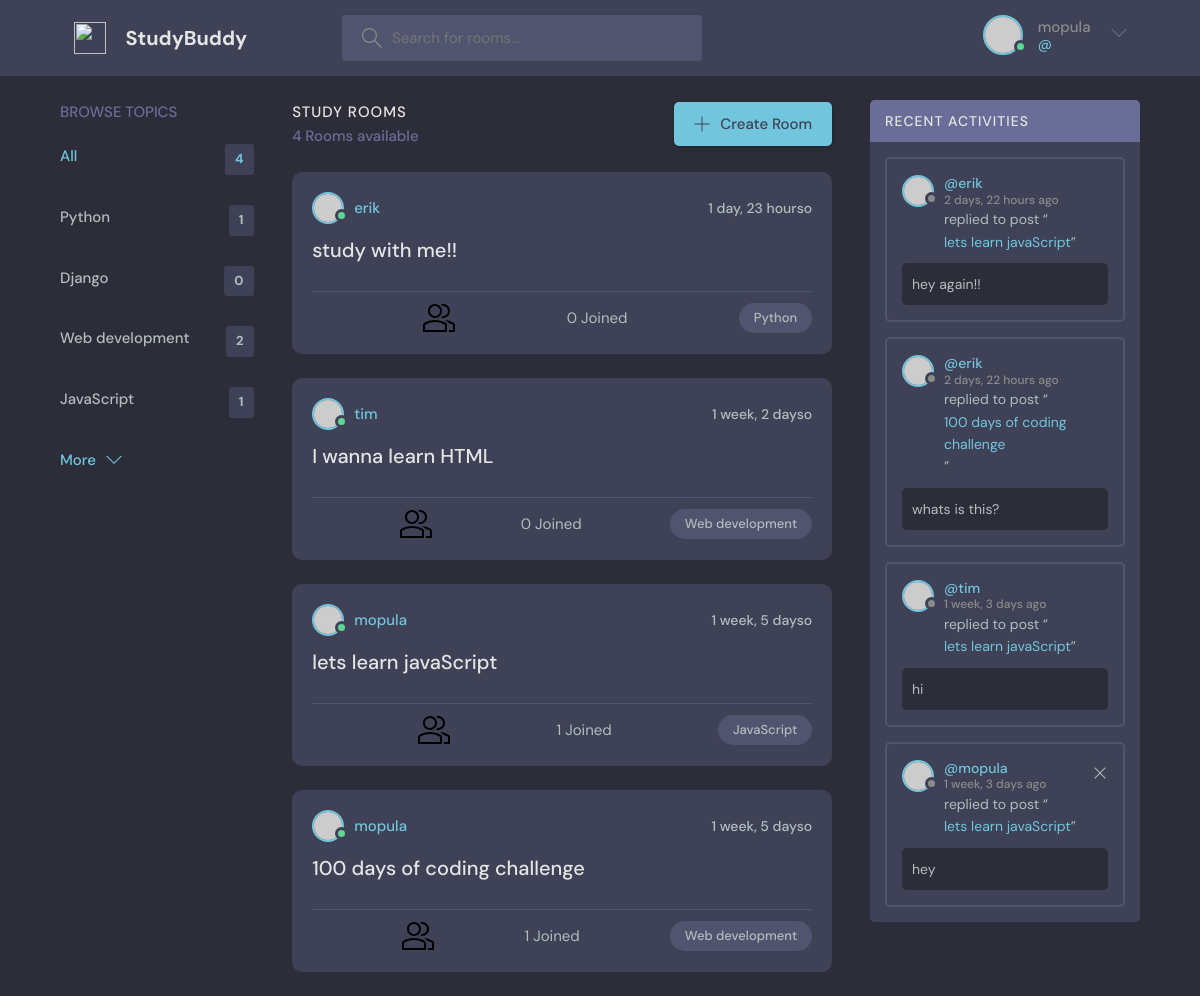
The app's page / (signed in), older data.
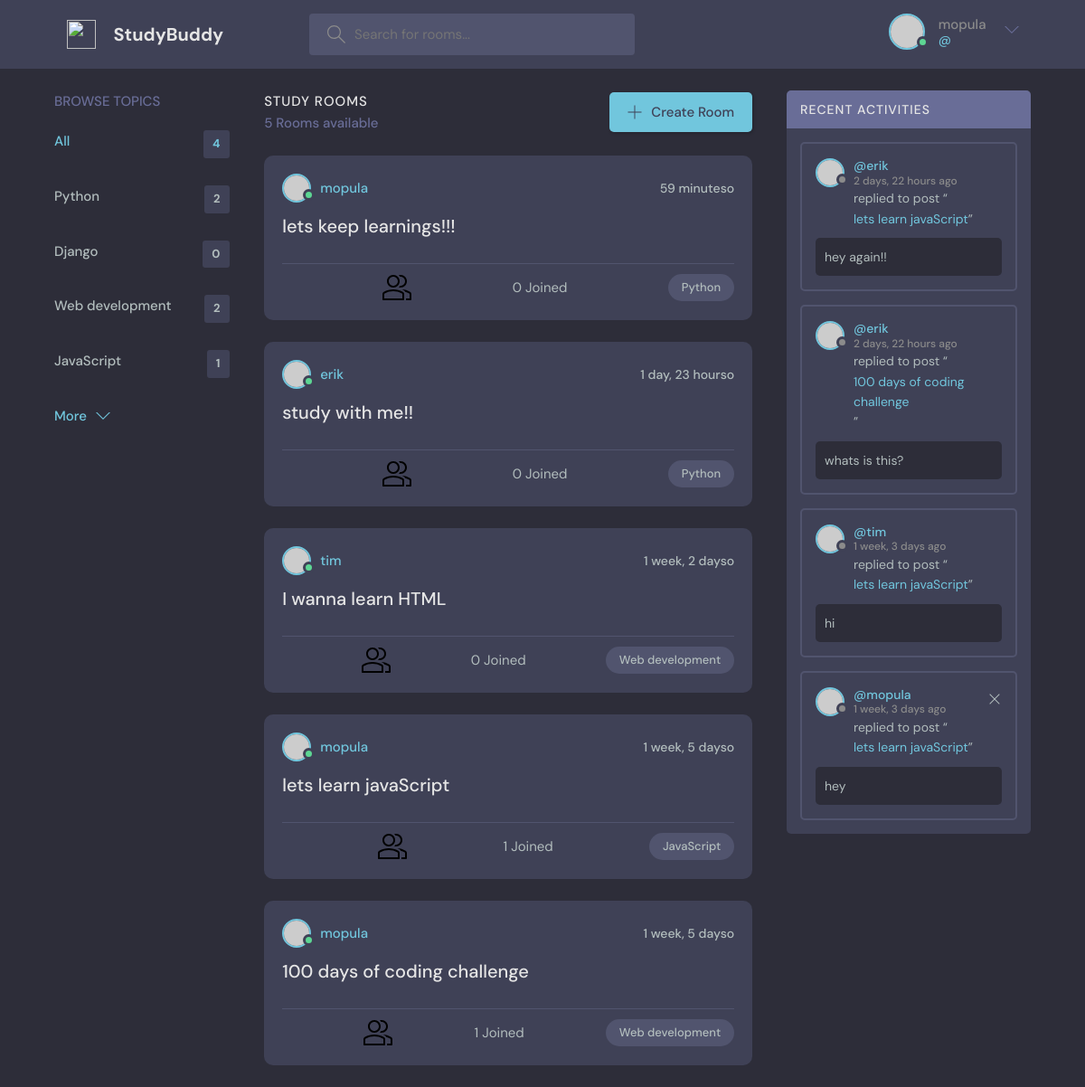
The same page, newer data.
### base/models.py (models this page shows, shortened)
class Topic(models.Model):
      name = models.CharField(max_length=200)

class Room(models.Model):
      host = models.ForeignKey(User, on_delete=models.SET_NULL, null=True)
      topic = models.ForeignKey(Topic, on_delete=models.SET_NULL, null=True)
      name = models.CharField(max_length=200)
      description = models.TextField(null=True)
      participants = models.ManyToManyField(User, related_name='participants', blank=True)
      update = models.DateTimeField(auto_now=True)
      created = models.DateTimeField(auto_now_add=True)
      class Meta:
            ordering = ['-update', '-created']
      def __str__(self):
            return self.name

class Message(models.Model):
      user = models.ForeignKey(User, on_delete=models.CASCADE)
      room = models.ForeignKey(Room, on_delete=models.CASCADE)
      body = models.TextField()
      update = models.DateTimeField(auto_now=True)
      created = models.DateTimeField(auto_now_add=True)
      class Meta:
            ordering = ['-update', '-created']

### base/views.py (the view)
# urls.py: path('', views.home, name='home'),
def home(request):
      q = request.GET.get('q') if request.GET.get('q') != None else ''
      room = Room.objects.filter(
            Q(topic__name__icontains=q) |
            Q(name__icontains=q) |
            Q(description__icontains=q)
            )
      topics = Topic.objects.all()
      room_count = room.count()
      room_message = Message.objects.filter(Q(room__topic__name__icontains=q))
      context =  {'rooms': room , 'topics': topics, 'room_count': room_count, 'room_message': room_message,}
      return render(request, 'base/home.html', context)

### base/templates/base/home.html (shortened to what this page needs)
{% extends 'main.html' %}
{% block content %}
<main class="layout layout--3">
  <div class="container">
    {% include 'base/topic_component.html' %}
    <div class="roomList">
      <div class="roomList__header">
        <div>
          <h2>Study Rooms</h2>
          <p>{{room_count}} Rooms available</p>
        </div>
        <a class="btn btn--main" href="{% url 'create-room' %}">
          <svg version="1.1" xmlns="http://www.w3.org/2000/svg" width="32" height="32" viewBox="0 0 32 32">
            <title>add</title>
            <path
              d="M16.943 0.943h-1.885v14.115h-14.115v1.885h14.115v14.115h1.885v-14.115h14.115v-1.885h-14.115v-14.115z">
            </path>
          </svg>
          Create Room
        </a>
      </div>
      {% include 'base/feed_component.html' %}
    </div>
    {% include 'base/activity_component.html' %}
  </div>
</main>
{% endblock %}

### base/templates/base/topic_component.html
<div class="topics">
      <div class="topics__header">
        <h2>Browse Topics</h2>
      </div>
      <ul class="topics__list">
        <li>
          <a href="{% url 'home' %}" class="active">All <span>{{topics.count}}</span></a>
        </li>
        {% for topic in topics %}
        <li>
          <a href="{% url 'home' %}?q={{ topic.name }}">{{topic.name}}<span>{{topic.room_set.all.count}}</span></a>
        </li>
        {% endfor %}
      </ul>
      <a class="btn btn--link" href="topics.html">
        More
        <svg version="1.1" xmlns="http://www.w3.org/2000/svg" width="32" height="32" viewBox="0 0 32 32">
          <title>chevron-down</title>
          <path d="M16 21l-13-13h-3l16 16 16-16h-3l-13 13z"></path>
        </svg>
      </a>
    </div>

### base/templates/base/feed_component.html (shortened to what this page needs)
{% for room in rooms %}
<div class="roomListRoom">
      <div class="roomListRoom__header">
        <a href="{% url 'user-profile' room.host.id %}" class="roomListRoom__author">
          <div class="avatar avatar--small active">
            <img src="https://randomuser.me/api/portraits/men/11.jpg" />
          </div>
          <span>{{room.host.username}}</span>
        </a>
        <div class="roomListRoom__actions">
          <span>{{room.created|timesince}}o</span>
        </div>
      </div>
      <div class="roomListRoom__content">
        <a href="{% url 'room' room.id %}">{{room.name}}</a>
      </div>
      <div class="roomListRoom__meta">
          {{room.participants.all.count}} Joined
        <p class="roomListRoom__topic">{{room.topic.name}}</p>
      </div>
</div>
{% endfor %}

### base/templates/base/activity_component.html (shortened to what this page needs)
<div class="activities">
      <div class="activities__header">
        <h2>Recent Activities</h2>
      </div>
      {% for message in room_message %}
      <div class="activities__box">
        <div class="activities__boxHeader roomListRoom__header">
          <a href="{% url 'user-profile' message.user.id %}" class="roomListRoom__author">
            <div class="avatar avatar--small">
              <img src="https://randomuser.me/api/portraits/women/11.jpg" />
            </div>
            <p>
              @{{ message.user }}
              <span>{{ message.created|timesince }} ago</span>
            </p>
          </a>
          {% if request.user == message.user %}
          <div class="roomListRoom__actions">
            <a href="{% url 'delete-message' message.id %}">
              <svg version="1.1" xmlns="http://www.w3.org/2000/svg" width="32" height="32" viewBox="0 0 32 32">
                <title>remove</title>
                <path
                  d="M27.314 6.019l-1.333-1.333-9.98 9.981-9.981-9.981-1.333 1.333 9.981 9.981-9.981 9.98 1.333 1.333 9.981-9.98 9.98 9.98 1.333-1.333-9.98-9.98 9.98-9.981z"
                ></path>
              </svg>
            </a>
          </div>
          {% endif %}
        </div>
        <div class="activities__boxContent">
          <p>replied to post “<a href="{% url 'room' message.room.id %}">{{message.room}}</a>”</p>
          <div class="activities__boxRoomContent">
            {{message.body}}
          </div>
        </div>
      </div>
      {% endfor %}
</div>

Row changes from the older to the newer data that the page shows:
computed for Topic "Python": room_set.all.count "1" → "2"
added Room: host.username "mopula", created "59 minutes", name "lets keep learnings!!!", participants.all.count "0", topic.name "Python"
Text that changed along with them:
{{ room_count }}: "4" → "5"
